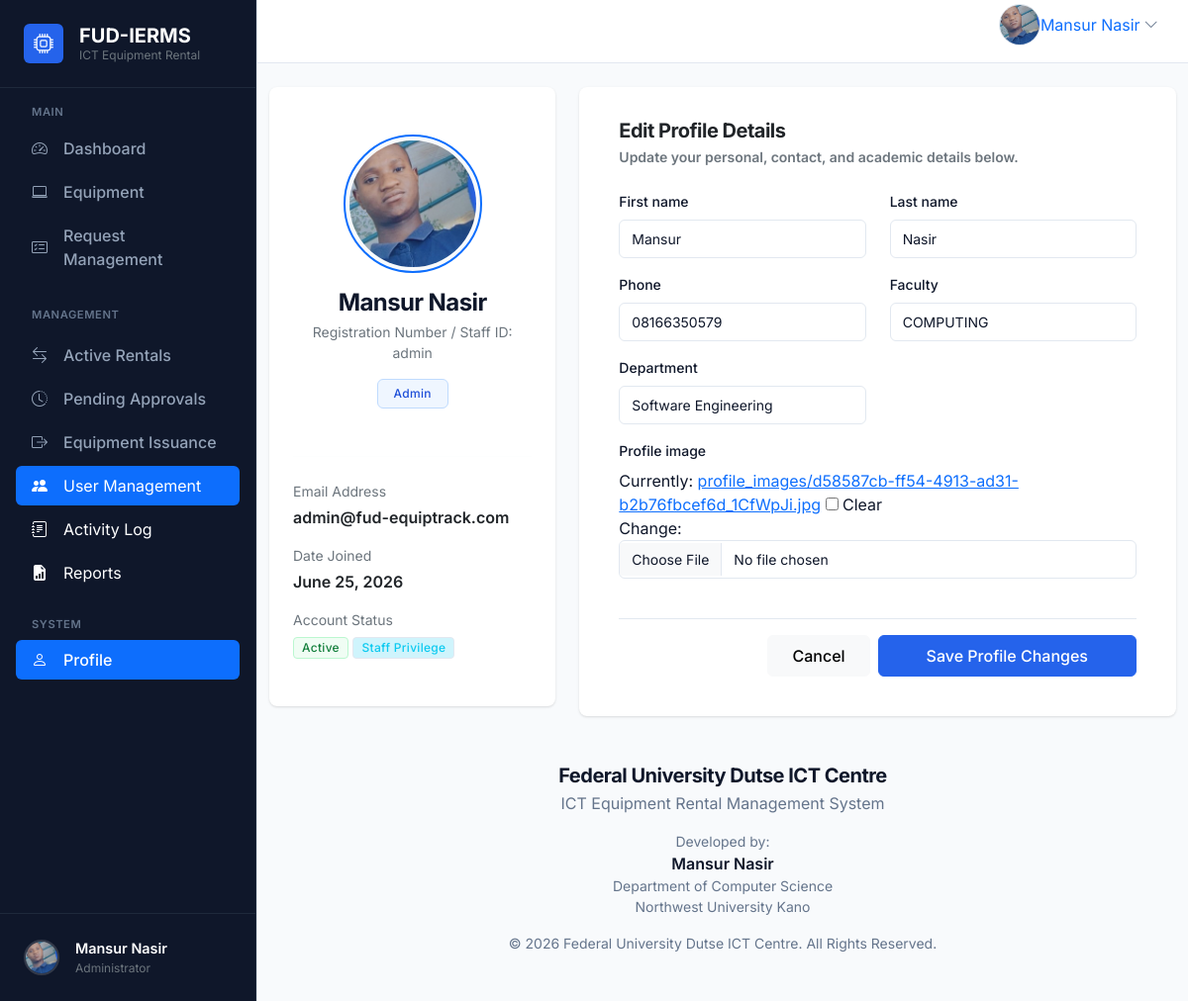
Page /accounts/profile/ (signed in) on the committed database.
### accounts/models.py (models this page shows, shortened)
class User(AbstractUser):
    objects = CustomUserManager()
    class Role(models.TextChoices):
        ADMIN = "ADMIN", "Admin"
        STUDENT = "STUDENT", "Student"
        STAFF = "STAFF", "Staff"
    role = models.CharField(
        max_length=20,
        choices=Role.choices,
        default=Role.STUDENT,
        db_index=True,
    )
    phone = models.CharField(max_length=20, blank=True, db_index=True)
    faculty = models.CharField(max_length=255, blank=True)
    department = models.CharField(max_length=255, blank=True)
    profile_image = models.ImageField(
        upload_to="profile_images/",
        blank=True,
        null=True,
    )
    created_at = models.DateTimeField(auto_now_add=True)
    updated_at = models.DateTimeField(auto_now=True)
    class Meta:
        verbose_name = "User"
        verbose_name_plural = "Users"
        ordering = ["-created_at"]
        indexes = [
            models.Index(fields=["role"]),
        ]

### accounts/views.py (the view, shortened to what this page needs)
# urls.py: path("profile/", views.ProfileView.as_view(), name="profile"),
class ProfileView(LoginRequiredMixin, UpdateView):
    template_name = "accounts/profile.html"
    model = User
    form_class = UserUpdateForm
    def get_object(self, queryset=None):
        return self.request.user

### templates/accounts/profile.html (shortened to what this page needs)
{% extends "base.html" %}
{% block content %}
<div class="row g-4">
  <div class="col-12 col-md-4 col-lg-4">
    <div class="card border-0 shadow-sm text-center py-4">
      <div class="card-body">
        <div class="mb-3 position-relative d-inline-block">
          {% if user.profile_image %}
            <img src="{{ user.profile_image.url }}" alt="{{ user.username }}" class="rounded-circle img-thumbnail border-2 border-primary" style="width: 140px; height: 140px; object-fit: cover;">
          {% else %}
            <div class="avatar-placeholder rounded-circle mx-auto d-flex align-items-center justify-content-center border-2 border-primary" style="width: 140px; height: 140px; font-size: 3rem; background: var(--primary-gradient);">
              {{ user.username|slice:":1"|upper }}
            </div>
          {% endif %}
        </div>
        <h4 class="fw-bold mb-1">{{ user.get_full_name|default:user.username }}</h4>
        <p class="text-secondary small mb-3">Registration Number / Staff ID: {{ user.username }}</p>
        <span class="badge bg-primary-subtle text-primary border border-primary-subtle px-3 py-2 rounded mb-4 fs-7">
          {{ user.get_role_display }}
        </span>
        <hr class="my-4 border-light">
        <div class="text-start">
          <div class="mb-3">
            <label class="text-secondary small d-block mb-1">Email Address</label>
            <span class="fw-semibold text-dark">{{ user.email }}</span>
          </div>
          <div class="mb-3">
            <label class="text-secondary small d-block mb-1">Date Joined</label>
            <span class="fw-semibold text-dark">{{ user.date_joined|date:"F d, Y" }}</span>
          </div>
          <div class="mb-0">
            <label class="text-secondary small d-block mb-1">Account Status</label>
            {% if user.is_active %}
              <span class="badge bg-success-subtle text-success border border-success-subtle">Active</span>
            {% else %}
              <span class="badge bg-danger-subtle text-danger border border-danger-subtle">Inactive</span>
            {% endif %}
            {% if user.is_staff %}
              <span class="badge bg-info-subtle text-info border border-info-subtle">Staff Privilege</span>
            {% endif %}
          </div>
        </div>
      </div>
    </div>
  </div>
  <div class="col-12 col-md-8 col-lg-8">
    <div class="card border-0 shadow-sm p-3">
      <div class="card-header border-0 pb-0 bg-transparent">
        <h3 class="h5 fw-bold text-dark mb-1">Edit Profile Details</h3>
        <p class="text-secondary small mb-0">Update your personal, contact, and academic details below.</p>
      </div>
      <div class="card-body">
        <form method="post" enctype="multipart/form-data" novalidate>
          <div class="row">
            {% for field in form.visible_fields %}
              <div class="{% if field.name == 'profile_image' %}col-12{% else %}col-md-6{% endif %} mb-3">
                <label class="form-label d-flex justify-content-between" for="{{ field.id_for_label }}">
                  <span>{{ field.label }}</span>
                </label>
                {{ field }}
              </div>
            {% endfor %}
          </div>
          <div class="mt-4 pt-3 border-top border-light d-flex justify-content-end gap-2">
            <a href="{% url 'home' %}" class="btn btn-light px-4 py-2 border-light">Cancel</a>
            <button type="submit" class="btn btn-primary px-5 py-2">
              Save Profile Changes
            </button>
          </div>
        </form>
      </div>
    </div>
  </div>
</div>
{% endblock content %}

### templates/base.html (shortened to what this page needs)
{% load static %}
<!doctype html>
<html lang="en">
  <head>
    <link
      href="https://cdn.jsdelivr.net/npm/bootstrap@5.3.3/dist/css/bootstrap.min.css"
      rel="stylesheet"
    />
    <link rel="stylesheet" href="https://cdn.jsdelivr.net/npm/bootstrap-icons@1.11.3/font/bootstrap-icons.min.css">
  </head>
  <body>
    <div class="app-shell">
      <aside class="app-sidebar collapse d-lg-block" id="sidebarCollapse">
        {% include "partials/sidebar.html" %}
      </aside>
      <div class="app-main">
        <header class="app-topbar">
          <div class="container-fluid px-3 px-lg-4">
            <div class="topbar-row d-flex align-items-center justify-content-between gap-3">
              <div class="d-flex align-items-center gap-3">
                {% if user.is_authenticated %}
                  <div class="dropdown profile-menu" data-bs-auto-close="true">
                    <a
                      class="profile-toggle d-flex align-items-center text-decoration-none rounded"
                      href="#"
                      id="profileDropdown"
                      role="button"
                      data-bs-toggle="dropdown"
                      aria-expanded="false"
                      aria-label="User menu"
                    >
                      {% if user.profile_image %}
                        <img
                          src="{{ user.profile_image.url }}"
                          alt="{{ user.username }}"
                          class="avatar-img profile-avatar"
                        >
                      {% else %}
                        <div class="avatar-placeholder profile-avatar-placeholder">
                          {{ user.username|slice:":1"|upper }}
                        </div>
                      {% endif %}
                      <span class="profile-name profile-name-full d-none d-md-inline text-nowrap text-truncate" title="{{ user.get_full_name|default:user.username }}">
                        {{ user.get_full_name|default:user.username }}
                      </span>
                      <i class="bi bi-chevron-down ms-1 text-muted profile-chevron" aria-hidden="true"></i>
                    </a>
                  </div>
                {% else %}
                  <a class="btn btn-light" href="{% url 'accounts:login' %}"><i class="bi bi-box-arrow-in-right me-2"></i>Login</a>
                  <a class="btn btn-primary" href="{% url 'accounts:register' %}">Create Account</a>
                {% endif %}
              </div>
            </div>
          </div>
        </header>
        <main class="app-content">
          <div class="container py-4">
        {% block content %}{% endblock content %}
        <footer class="py-4 mt-auto">
          <div class="container text-center">
            <h5 class="fw-bold mb-1">{{ organization_name }}</h5>
            <p class="text-muted mb-3">{{ system_name }}</p>
            <div class="mb-3">
              <p class="mb-0 text-muted small">Developed by:</p>
              <p class="mb-0 fw-semibold">Mansur Nasir</p>
              <p class="mb-0 small text-muted">Department of Computer Science</p>
              <p class="mb-0 small text-muted">Northwest University Kano</p>
            </div>
            <p class="text-muted small mb-0">{{ copyright_text }}. All Rights Reserved.</p>
          </div>
        </footer>
      </div>
    </main>
  </body>
</html>

### templates/partials/sidebar.html (shortened to what this page needs)
{% load static %}
{% with current_path=request.path %}
<div class="d-flex flex-column h-100 bg-sidebar" style="background-color: var(--sidebar-bg); border-right: 1px solid #1e293b;">
  <div class="p-4 border-bottom border-secondary d-none d-lg-block" style="border-color: #1e293b !important;">
    <a class="d-flex align-items-center gap-3 text-white text-decoration-none" href="{% url 'home' %}">
      <div class="d-flex align-items-center justify-content-center rounded" style="width: 40px; height: 40px; background-color: var(--primary);">
        <i class="bi bi-cpu text-white fs-5"></i>
      </div>
      <div class="d-flex flex-column">
        <span class="fw-bold fs-5 lh-1 mb-1">FUD-IERMS</span>
        <span class="text-secondary small lh-1" style="font-size: 0.75rem;">ICT Equipment Rental</span>
      </div>
    </a>
  </div>
  <div class="flex-grow-1 overflow-auto py-3">
    <div class="px-3">
      <div class="text-uppercase text-secondary fw-semibold mb-2 px-3" style="font-size: 0.7rem; letter-spacing: 0.05em; color: #64748B !important;">Main</div>
      <nav class="nav flex-column gap-1">
        {% if user.is_authenticated %}
          <a class="nav-link px-3 py-2 rounded d-flex align-items-center gap-3 text-white {% if 'admin-dashboard' in current_path or 'student-dashboard' in current_path or 'staff-dashboard' in current_path %}active bg-primary{% endif %}"
             href="{% url 'accounts:dashboard' %}"
             style="{% if 'admin-dashboard' not in current_path and 'student-dashboard' not in current_path and 'staff-dashboard' not in current_path %}color: #94A3B8 !important;{% endif %} font-weight: 500;">
            <i class="bi bi-speedometer2"></i>
            <span>Dashboard</span>
          </a>
        {% endif %}
        <a class="nav-link px-3 py-2 rounded d-flex align-items-center gap-3 text-white {% if 'equipment' in current_path %}active bg-primary{% endif %}"
           href="{% url 'equipment:list' %}"
           style="{% if 'equipment' not in current_path %}color: #94A3B8 !important;{% endif %} font-weight: 500;">
          <i class="bi bi-laptop"></i>
          <span>Equipment</span>
        </a>
        {% if user.is_authenticated %}
          {% if user.role|upper == 'ADMIN' %}
            <a class="nav-link px-3 py-2 rounded d-flex align-items-center gap-3 text-white {% if 'admin_request_management' in current_path %}active bg-primary{% endif %}"
               href="{% url 'rentals:admin_request_management' %}"
               style="{% if 'rentals' not in current_path or 'pending' in current_path %}color: #94A3B8 !important;{% endif %} font-weight: 500;">
              <i class="bi bi-card-checklist"></i>
              <span>Request Management</span>
            </a>
            <div class="mt-4 mb-2 text-uppercase text-secondary fw-semibold px-3" style="font-size: 0.7rem; letter-spacing: 0.05em; color: #64748B !important;">Management</div>
            <a class="nav-link px-3 py-2 rounded d-flex align-items-center gap-3 text-white {% if 'rentals/active/' in current_path or 'active_rentals' in current_path %}active bg-primary{% endif %}"
               href="{% url 'rentals:active_rentals' %}"
               style="{% if 'rentals/active/' not in current_path and 'active_rentals' not in current_path %}color: #94A3B8 !important;{% endif %} font-weight: 500;">
              <i class="bi bi-arrow-left-right"></i>
              <span>Active Rentals</span>
            </a>
            <a class="nav-link px-3 py-2 rounded d-flex align-items-center gap-3 text-white {% if 'rentals/pending' in current_path %}active bg-primary{% endif %}"
               href="{% url 'rentals:pending_list' %}"
               style="{% if 'rentals/pending' not in current_path %}color: #94A3B8 !important;{% endif %} font-weight: 500;">
              <i class="bi bi-clock-history"></i>
              <span>Pending Approvals</span>
            </a>
            <a class="nav-link px-3 py-2 rounded d-flex align-items-center gap-3 text-white {% if 'rentals/issuance' in current_path %}active bg-primary{% endif %}"
               href="{% url 'rentals:issuance_list' %}"
               style="{% if 'rentals/issuance' not in current_path %}color: #94A3B8 !important;{% endif %} font-weight: 500;">
              <i class="bi bi-box-arrow-right"></i>
              <span>Equipment Issuance</span>
            </a>
            <a class="nav-link px-3 py-2 rounded d-flex align-items-center gap-3 text-white {% if request.resolver_match.app_name == 'accounts' and request.resolver_match.url_name != 'dashboard' %}active bg-primary{% endif %}" href="{% url 'accounts:manage_user_list' %}">
                <i class="bi bi-people-fill"></i> <span>User Management</span>
            </a>
            <a class="nav-link px-3 py-2 rounded d-flex align-items-center gap-3 text-white {% if request.resolver_match.app_name == 'activitylog' %}active bg-primary{% endif %}" href="{% url 'activitylog:log_list' %}">
                <i class="bi bi-journal-text"></i> <span>Activity Log</span>
            </a>
            <a class="nav-link px-3 py-2 rounded d-flex align-items-center gap-3 text-white {% if request.resolver_match.app_name == 'reports' %}active bg-primary{% endif %}" href="{% url 'reports:index' %}">
                <i class="bi bi-file-earmark-bar-graph-fill"></i> <span>Reports</span>
            </a>
          {% endif %}
        {% endif %}
      </nav>
      {% if user.is_authenticated %}
      <div class="mt-4 mb-2 text-uppercase text-secondary fw-semibold px-3" style="font-size: 0.7rem; letter-spacing: 0.05em; color: #64748B !important;">System</div>
      <nav class="nav flex-column gap-1">
        <a class="nav-link px-3 py-2 rounded d-flex align-items-center gap-3 text-white {% if 'profile' in current_path %}active bg-primary{% endif %}"
           href="{% url 'accounts:profile' %}"
           style="{% if 'profile' not in current_path %}color: #94A3B8 !important;{% endif %} font-weight: 500;">
          <i class="bi bi-person"></i>
          <span>Profile</span>
        </a>
      </nav>
      {% endif %}
    </div>
  </div>
  <div class="p-3 border-top border-secondary mt-auto" style="border-color: #1e293b !important;">
    {% if user.is_authenticated %}
      <a href="{% url 'accounts:profile' %}" class="d-flex align-items-center gap-3 text-decoration-none px-2 py-2 rounded hover-bg" style="color: #94A3B8;">
        {% if user.profile_image %}
          <img src="{{ user.profile_image.url }}" alt="{{ user.username }}" class="rounded-circle" style="width: 36px; height: 36px; object-fit: cover; border: 2px solid rgba(255,255,255,0.15);">
        {% else %}
          <div class="d-flex align-items-center justify-content-center rounded-circle fw-bold" style="width: 36px; height: 36px; font-size: 0.875rem; background-color: var(--primary); color: #fff; border: 2px solid rgba(255,255,255,0.15);">
            {{ user.username|slice:":1"|upper }}
          </div>
        {% endif %}
        <div class="d-flex flex-column overflow-hidden">
          <span class="text-white fw-semibold text-truncate" style="max-width: 150px; font-size: 0.9rem;">{{ user.get_full_name|default:user.username }}</span>
          <span class="text-secondary small text-truncate" style="font-size: 0.75rem; max-width: 150px;">{% if user.is_superuser %}Administrator{% else %}{{ user.get_role_display }}{% endif %}</span>
        </div>
      </a>
    {% else %}
      <div class="d-grid gap-2">
        <a class="btn btn-outline-light btn-sm" href="{% url 'accounts:login' %}">Login</a>
        <a class="btn btn-primary btn-sm" href="{% url 'accounts:register' %}">Register</a>
      </div>
    {% endif %}
  </div>
</div>
{% endwith %}

### rows in the picture
User: profile_image (picture), get_full_name "Mansur Nasir", username "admin", role "Admin", email "admin@fud-equiptrack.com", date_joined "June 25, 2026", visible_fields "Mansur" "Nasir" "08166350579" "COMPUTING" "Software Engineering"

### other values in the picture
{{ field.label }} "First name" "Last name" "Phone" "Faculty" "Department" "Profile image"
{{ organization_name }} "Federal University Dutse ICT Centre"
{{ system_name }} "ICT Equipment Rental Management System"
{{ copyright_text }} "© 2026 Federal University Dutse ICT Centre"
